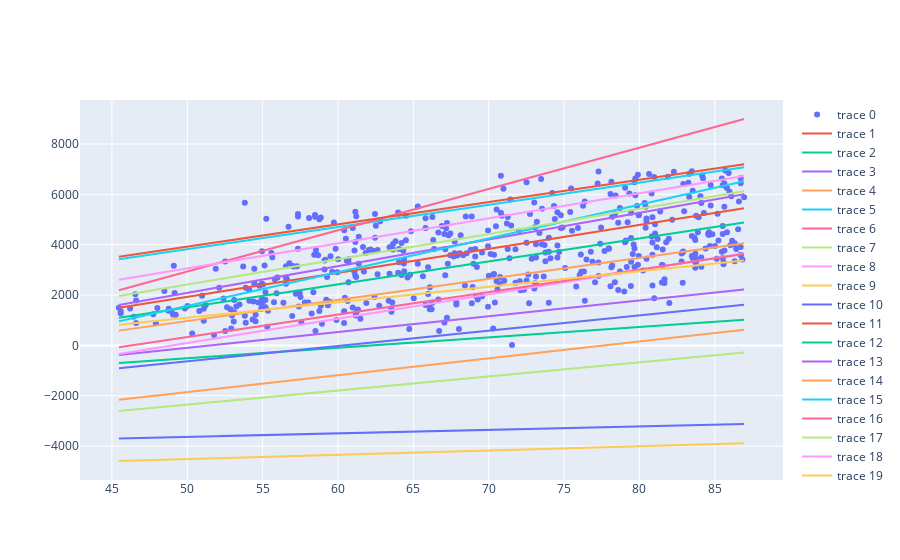

The notebook cell this image was saved under:
### Code cell
fig = go.Figure()
fig.add_trace(
    go.Scatter(x=df.temp_feel, y=df.rides, mode='markers')
)
for i in range(20):
    fig.add_trace(
        go.Scatter(x=df.temp_feel, y=model(temp_data).numpy())
    )
fig

### Figure 1 — Plotly figure (JSON) as saved in the notebook; plotly's stock layout.template omitted (floating-point values rounded to 4 significant figures; data arrays with more than 128 entries replaced by an {"elided": "..."} marker saying what was removed)
{"data": [{"mode": "markers", "type": "scatter", "x": {"elided": "500 float values"}, "y": {"elided": "500 int values"}}, {"type": "scatter", "x": {"elided": "500 float values"}, "y": {"elided": "500 float values"}}, {"type": "scatter", "x": {"elided": "500 float values"}, "y": {"elided": "500 float values"}}, {"type": "scatter", "x": {"elided": "500 float values"}, "y": {"elided": "500 float values"}}, {"type": "scatter", "x": {"elided": "500 float values"}, "y": {"elided": "500 float values"}}, {"type": "scatter", "x": {"elided": "500 float values"}, "y": {"elided": "500 float values"}}, {"type": "scatter", "x": {"elided": "500 float values"}, "y": {"elided": "500 float values"}}, {"type": "scatter", "x": {"elided": "500 float values"}, "y": {"elided": "500 float values"}}, {"type": "scatter", "x": {"elided": "500 float values"}, "y": {"elided": "500 float values"}}, {"type": "scatter", "x": {"elided": "500 float values"}, "y": {"elided": "500 float values"}}, {"type": "scatter", "x": {"elided": "500 float values"}, "y": {"elided": "500 float values"}}, {"type": "scatter", "x": {"elided": "500 float values"}, "y": {"elided": "500 float values"}}, {"type": "scatter", "x": {"elided": "500 float values"}, "y": {"elided": "500 float values"}}, {"type": "scatter", "x": {"elided": "500 float values"}, "y": {"elided": "500 float values"}}, {"type": "scatter", "x": {"elided": "500 float values"}, "y": {"elided": "500 float values"}}, {"type": "scatter", "x": {"elided": "500 float values"}, "y": {"elided": "500 float values"}}, {"type": "scatter", "x": {"elided": "500 float values"}, "y": {"elided": "500 float values"}}, {"type": "scatter", "x": {"elided": "500 float values"}, "y": {"elided": "500 float values"}}, {"type": "scatter", "x": {"elided": "500 float values"}, "y": {"elided": "500 float values"}}, {"type": "scatter", "x": {"elided": "500 float values"}, "y": {"elided": "500 float values"}}, {"type": "scatter", "x": {"elided": "500 float values"}, "y": {"elided": "500 float values"}}], "layout": {}}
